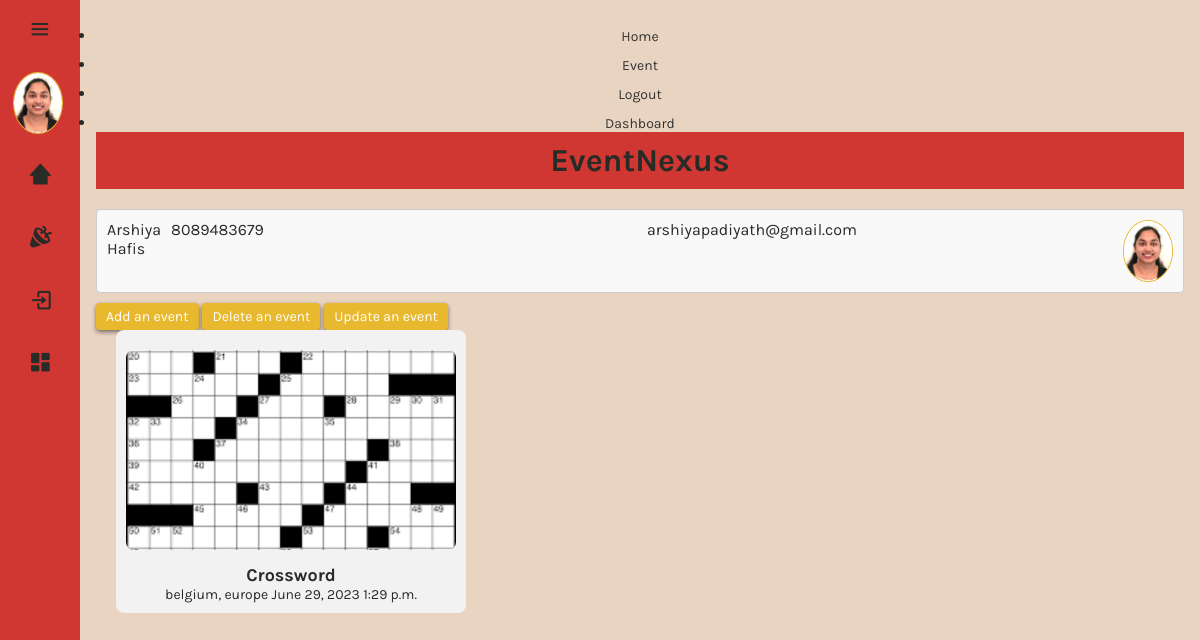
/dashboard/ (signed in), run on the app's committed database.
### ems_app/models.py (models this page shows, shortened)
class UserProfile(models.Model):
    user_name = models.CharField(max_length=200)
    user_pic = models.ImageField(upload_to='images/user/')
    user_no = models.IntegerField()
    user = models.OneToOneField(User, on_delete=models.CASCADE)

class UserEvent(models.Model):
    user = models.ForeignKey(User, on_delete=models.CASCADE)
    event = models.ForeignKey(Event, on_delete=models.CASCADE)

class Event(models.Model):
    event_name = models.CharField(max_length=200)
    event_link = models.URLField(max_length=200)
    event_date = models.DateField(null=True)
    event_time = models.TimeField(null=True)
    event_image = models.ImageField(upload_to='images/')
    event_descp = models.TextField()
    event_location = models.TextField()
    user = models.ForeignKey(User, on_delete=models.CASCADE, default=1)

### ems_app/views.py (the view)
# urls.py: path('dashboard/', views.dashboard, name='dashboard'),
def dashboard(request):
    user_events = UserEvent.objects.filter(user=request.user)
    context = {
        'user_events': user_events,
    }
    return render(request, 'dashboard.html', context)

### ems_app/templates/dashboard.html (shortened to what this page needs)
{% extends 'base.html' %}
{% load static %}
{% block content %}
    {% if user.is_authenticated %}
        {% with profile=user.userprofile %}
            {% if profile %}
                <div class="event">
                    <dt>{{profile.user_name}}</dt>
                    <dd>{{profile.user_no}}</dd>
                    <dd>{{user.email}}</dd>
                    <img src="/media/{{ profile.user_pic }}" alt="pp" class="pp">
                </div>
            {% else %}
                <a href="{% url 'add_userdetails' %}" class="add_userdetails">Add Details</a>
            {% endif %}
        {% endwith %}
        {% if user.is_superuser %}
        <div>
            <a class="button-function button-link" href="{% url 'add_event' %}">Add an event</a>
            <a class="button-function button-link" href="{% url 'mod_event' %}">Delete an event</a>
            <a class="button-function button-link" href="{% url 'mod_event' %}">Update an event</a>
          </div>
        {% endif %}
        <div class="event-container">
            {% for user_event in user_events %}
            <a href="#" class="show-details" data-name="{{ user_event.event.event_name }}" data-descp="{{ user_event.event.event_descp }}"
                data-link="{{ user_event.event.event_link }}" data-time="{{ user_event.event.event_time }}" data-date="{{ user_event.event.event_date }}"
                data-location="{{ user_event.event.event_location }}">
                <div class="event-card">
                    <img src="/media/{{ user_event.event.event_image }}" alt="Event Image">
                    <h3 class="event-name">{{ user_event.event.event_name }}</h3>
                    <p class="event-details">
                        <span class="location">{{ user_event.event.event_location }}</span>
                        <span class="date">{{ user_event.event.event_date }}</span>
                        <span class="time">{{ user_event.event.event_time }}</span>
                    </p>
                </div>
            </a>
        {% endfor %}
        </div>
    {% else %}
        <h4>Please log in to access the content.</h4>
        <a href="{% url 'login' %}">Log in</a>
    {% endif %}
{% endblock %}

### ems_app/templates/base.html (shortened to what this page needs)
{% load static %}
<!DOCTYPE html>
<html lang="en">
<head>
	<link href='https://unpkg.com/boxicons@2.1.4/css/boxicons.min.css' rel='stylesheet'>
	<link rel="stylesheet" href="{% static 'css/style.css' %}">
</head>
<body>
	<div class="sidebar">
		<div class="top">
			<i class="bx bx-menu bx-sm" id="btn"></i>
		</div>
		{% if user.is_authenticated %}
			<div class="user">
				{% with profile=user.userprofile %}
					{% if profile.user_pic %}
						<img src="/media/{{ profile.user_pic }}" alt="pp" class="pp">
					{% else %}
						<img src="{% static 'img/me.png' %}" alt="pp" class="pp" />
					{% endif %}
				{% endwith %}
				<div>
				</div>
			</div>
		{% endif %}
		<ul>
			<li>
				<a href="/">
					<i class='bx bxs-home-alt-2 bx-sm'></i>
				</a>
			</li>
			<li>
				<a href="{% url 'event' %}">
					<i class='bx bxs-party bx-sm'></i>
				</a>
			</li>
			{% if user.is_authenticated %}
				<li>
					<a href="{% url 'logout' %}">
						<i class='bx bx-log-in bx-sm'></i>
					</a>
				</li>
				<li>
					<a href="{% url 'dashboard' %}">
						<i class='bx bxs-dashboard bx-sm'></i>
					</a>
				</li>
			{% endif %}
		</ul>
	</div>
	<div class="main-content">
		<div class="navbar">
			<ul>
				<li>
					<a href="/">
						<span class="nav-item">Home</span>
					</a>
				</li>
				<li>
					<a href="{% url 'event' %}">
						<span class="nav-item">Event</span>
					</a>
				</li>
				{% if user.is_authenticated %}
					<li>
						<a href="{% url 'logout' %}">
							<span class="nav-item">Logout</span>
						</a>
					</li>
					<li>
						<a href="{% url 'dashboard' %}">
							<span class="nav-item">Dashboard</span>
						</a>
					</li>
				{% endif %}
			</ul>
		</div>
		<div class="container">
			<header>
				<h1 class="page-title">{% block page_title %}EventNexus{% endblock %}</h1>
			</header>
			<main>{% block content %}{% endblock %}</main>
		</div>
	</div>
</body>
</html>

### ems_app/static/css/style.css (style rules this page uses)
* { margin:0; padding:0; box-sizing: border-box; font-family: 'Karla', sans-serif;; }
.pp { width: 50px; border-radius: 100%; border: 1px solid #E8B82E; }
.sidebar { position: absolute; top: 0; left: 0; height:100vh; width: 80px; background-color: #d13732; padding: .4rem .8rem; transition: all 0.5s ease; }
.sidebar #btn { position: absolute; color: #292B27; top: .4rem; left: 50%; font-size: 1.8rem; transform: translate(-50%, 47%); cursor: pointer; }
.page-title { background-color: #d13732; color: #292B27; padding: 10px 0; text-align: center; margin-bottom: 20px; }
.user { display: flex; align-items: center; margin: 1rem 0; }
.sidebar ul li { position: relative; list-style-type: none; height: 50px; width: 90%; margin: 0.8rem auto; line-height: 50px; }
.sidebar ul li a { color: #292B27; display: flex; align-items: center; text-decoration: none; border-radius: 0.8rem; }
.sidebar ul li a i { min-width: 50px; text-align: center; height: 50px; border-radius: 12px; line-height: 50px; }
.main-content { color: #292B27; position: relative; background-color:#E9D3C1; min-height: 100vh; top: 0; left: 80px; transition: all 0.5s ease; width: calc(100% - 80px); padding: 1rem; }
.event-container { display: flex; flex-wrap: wrap; justify-content: flex-start; gap: 20px; }
.event-card { width: 100%; width: 350px; position: relative; background-color: #f2f2f2; border-radius: 8px; padding: 10px; height: 100%; }
.event-card img { width: 100%; height: 200px; object-fit: cover; border-radius: 8px; }
.event-name { margin-top: 10px; font-size: 18px; }
.button-function { display: inline-block; padding: 5px 10px; background-color: #E8B82E; text-decoration: none; color: white; border-radius: 4px; font-size: 14px; box-shadow: 0px 2px 4px rgba(0, 0, 0, 0.5); }
.event-card { position: relative; }
.event-container a { color: #292B27; text-decoration: none; }
a { text-decoration: none; }
.event { display: flex; gap: 10px; align-items: flex-start; padding: 10px; border: 1px solid #ccc; border-radius: 4px; background-color: #f9f9f9; }
.event dd { margin: 0; flex-basis: 100%; }
a { display: block; text-align: center; margin-top: 10px; color: #333; text-decoration: none; font-size: 14px; }

### data on the page
UserProfile: user_pic (picture), user_name "Arshiya Hafis", user_no "8089483679"
UserEvent: event.event_image (picture), event.event_name "Crossword", event.event_location "belgium, europe", event.event_date "June 29, 2023", event.event_time "1:29 p.m."

### other printed values
{{ user.email }} "arshiyapadiyath@gmail.com"
